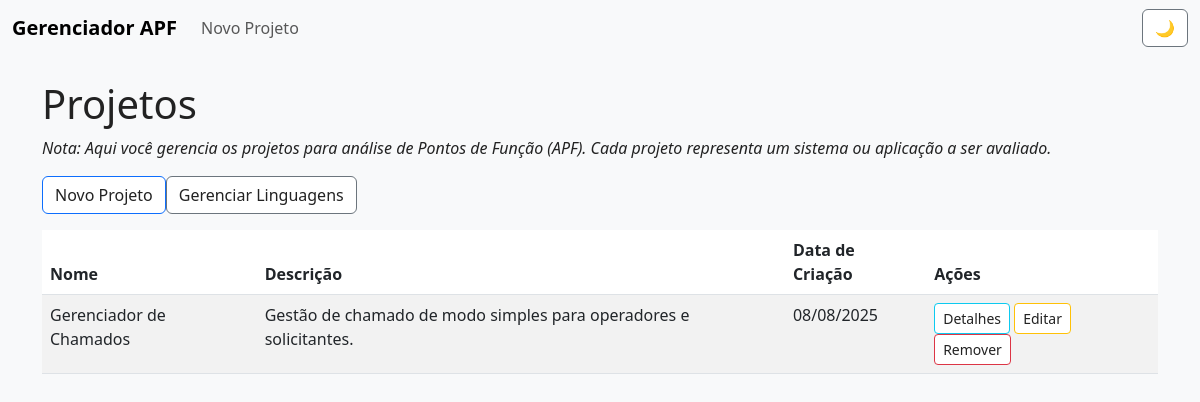
The page / on the database its author committed.
### apf/models/projeto.py (models this page shows, shortened)
class Projeto(models.Model):
    nome = models.CharField(
        max_length=100
    )
    descricao = models.TextField(
        blank=True
    )
    data_criacao = models.DateTimeField(
        auto_now_add=True
    )
    class Meta:
        db_table = 'projetos'
        verbose_name = 'Projeto'
        verbose_name_plural = 'Projetos'

### apf/views/projeto.py (the view)
# urls.py: path('', ProjetoListView.as_view(), name='project_list'),
class ProjetoListView(ListView):
    model = Projeto
    template_name = 'projeto/lista.html'

### apf/templates/projeto/lista.html (shortened to what this page needs)
{% extends 'base.html' %}
{% block content %}
<h1>Projetos</h1>
<p><em>Nota: Aqui você gerencia os projetos para análise de Pontos de Função (APF). Cada projeto representa um sistema
        ou aplicação a ser avaliado.</em></p>
<div class="d-flex mb-3">
    <a href="{% url 'project_create' %}" class="btn btn-primary mr-2">Novo Projeto</a>
    <a href="{% url 'linguagem_list' %}" class="btn btn-secondary">Gerenciar Linguagens</a>
</div>
<table class="table table-striped">
    <thead>
        <tr>
            <th>Nome</th>
            <th>Descrição</th>
            <th>Data de Criação</th>
            <th>Ações</th>
        </tr>
    </thead>
    <tbody>
        {% for project in object_list %}
        <tr>
            <td>{{ project.nome }}</td>
            <td>{{ project.descricao|truncatewords:20 }}</td>
            <td>{{ project.data_criacao|date:"d/m/Y" }}</td>
            <td>
                <a href="{% url 'project_detail' project.id %}" class="btn btn-sm btn-info">Detalhes</a>
                <a href="{% url 'project_edit' project.id %}" class="btn btn-sm btn-warning">Editar</a>
                <a href="{% url 'project_delete' project.id %}" class="btn btn-sm btn-danger" onclick="return confirm('Tem certeza que deseja remover este projeto?');">Remover</a>
            </td>
        </tr>
        {% empty %}
        <tr>
            <td colspan="4">Nenhum projeto cadastrado.</td>
        </tr>
        {% endfor %}
    </tbody>
</table>
{% endblock %}

### static/css/styles.css (style rules this page uses)
:root { --bg-color: #f8f9fa; --text-color: #222; --primary-color: #0d6efd; --secondary-color: #6c757d; --card-bg: #fff; --border-color: #dee2e6; }
body { background-color: var(--bg-color); color: var(--text-color); }
.card, .table, .form-control, .btn, .alert { background-color: var(--card-bg) !important; color: var(--text-color) !important; }

### rows shown on the page
Projeto: nome "Gerenciador de Chamados", descricao "Gestão de chamado de modo simples para operadores e solicitantes.", data_criacao "08/08/2025"
